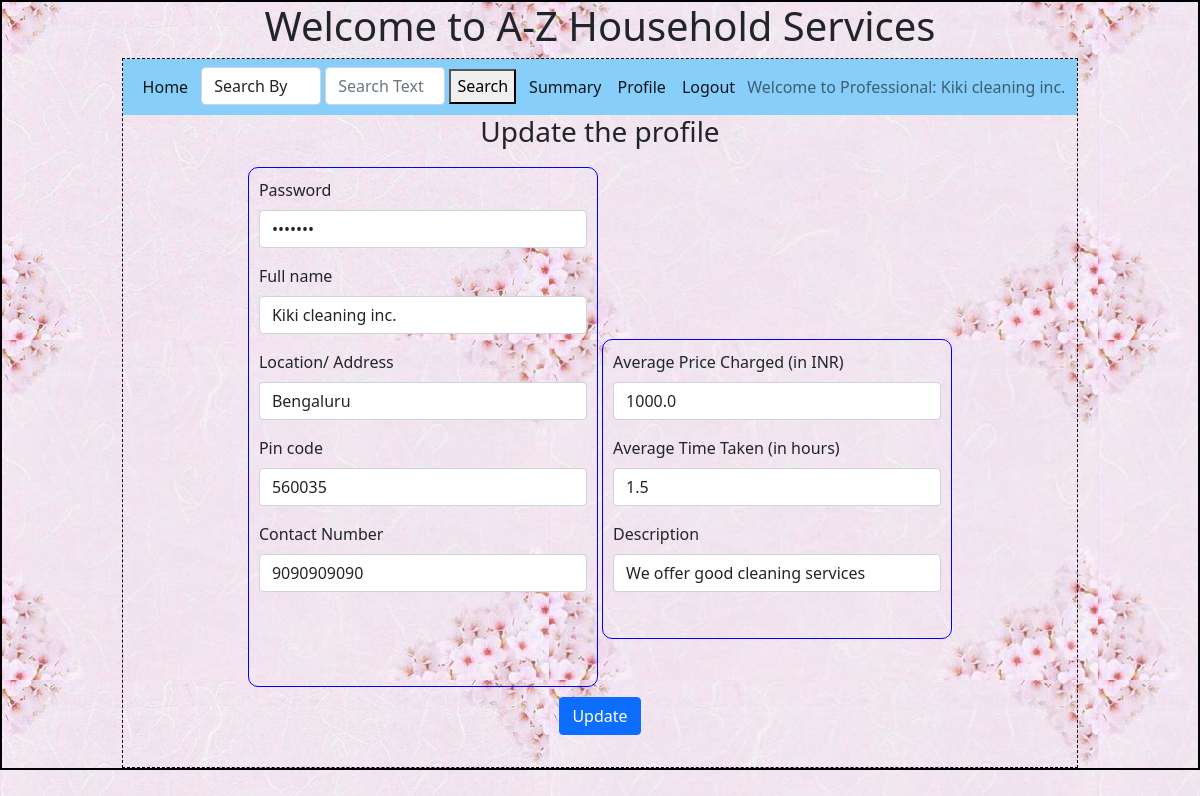
/sp/profile/update/1/Ram Sharma, run on an earlier commit of the app's database.
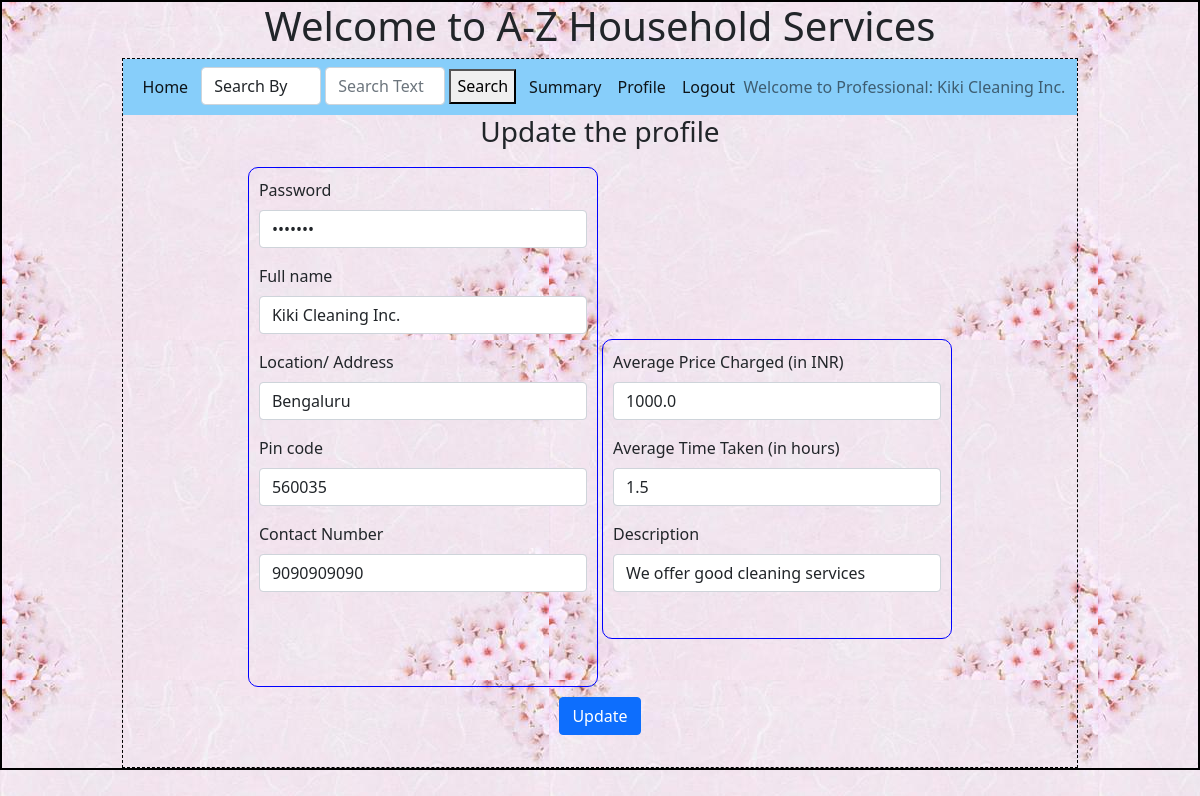
And on a later commit of the database.
### backend/models.py (models this page shows)
class Service_professional(db.Model):
    __tablename__ = 'service_professional' # If we do not define this, the model auto assigns name as lower case of class name
    id=db.Column(db.Integer,primary_key=True)
    email=db.Column(db.String,unique=True, nullable = False)
    name = db.Column(db.String, nullable = False)
    password = db.Column(db.String, nullable = False)
    role = db.Column(db.Integer, default =2)
    date_of_regn = db.Column(db.DateTime, default = datetime.now)
    doc_name = db.Column(db.String, nullable = False) ## TO BE UPDATED
    doc_data = db.Column(db.LargeBinary, nullable = False)
    service_name = db.Column(db.String, nullable = False)
    service_id = db.Column(db.Integer, db.ForeignKey('service.id'), nullable = False)
    description = db.Column(db.String, nullable = False)
    price = db.Column(db.Float, nullable = False)
    avg_time = db.Column(db.Float, nullable = False)
    exp_since = db.Column(db.Integer, nullable = False) # NEED TO CONFIRM on type
    location = db.Column(db.String, nullable = False)
    pin_code = db.Column(db.Integer, nullable = False)
    contact_number = db.Column(db.String, nullable = False)
    status = db.Column(db.String, default = 'Registered') # Registered - 0, Active - 1, Flagged - 2, Blocked - 3, Rejected - 4
    avg_ratings = db.Column(db.Float)
    sr = db.relationship('Service_request', cascade = 'all, delete', backref = 'service_professional', lazy = True)
    ratings = db.relationship('Rating', cascade = 'all, delete', backref = 'service_professional', lazy = True)

### backend/controllers.py (the view, shortened to what this page needs)
@app.route("/sp/profile/update/<uid>/<uname>", methods = ['GET', 'POST'])
def update_sp_profile(uname, uid):
    sp = Service_professional.query.filter_by(id = uid).first()
    return render_template('sp_profile_update.html', uname = sp.name, uid = uid, sp = sp)

### templates/sp_profile_update.html
{%extends "sp_layout.html"%}
{%block content%}
<div style="text-align: center;"><h3>Update the profile</h3></div>
                <form action="/sp/profile/update/{{uid}}/{{uname}}" method="POST" style="text-align: center;" enctype="multipart/form-data">
                    <div class="input_form" style="margin-top: 10px; height: 520px; display: inline-block;">
                        <div class="mb-3">
                            <label for="password" class="form-label">Password</label>
                            <input type="password" class="form-control" name="password" id="password" value="{{sp.password}}">
                        </div>
                        <div class="mb-3">
                            <label for="name" class="form-label">Full name</label>
                            <input type="text" class="form-control" name="name" id="name" value="{{sp.name}}">
                        </div>
                        <div class="mb-3">
                            <label for="location" class="form-label">Location/ Address</label>
                            <input type="text" class="form-control" name="location" id="location" value="{{sp.location}}">
                        </div>
                        <div class="mb-3">
                            <label for="pin_code" class="form-label">Pin code</label>
                            <input type="text" class="form-control" name="pin_code" id="pin_code" value="{{sp.pin_code}}">
                        </div>
                        <div class="mb-3">
                            <label for="contact_number" class="form-label">Contact Number</label>
                            <input type="text" class="form-control" name="contact_number" id="contact_number" value="{{sp.contact_number}}">
                        </div>
                    </div>
                <div class="input_form" style="margin-top: 10px; height: 300px; display: inline-block;">
                        <div class="mb-3">
                            <label for="price" class="form-label">Average Price Charged (in INR)</label>
                            <input type="price" class="form-control" name="price" id="price" value="{{sp.price}}">
                        </div>
                        <div class="mb-3">
                            <label for="avg_time" class="form-label">Average Time Taken (in hours)</label>
                            <input type="avg_time" class="form-control" name="avg_time" id="avg_time" value="{{sp.avg_time}}">
                        </div>
                        <div class="mb-3">
                            <label for="description" class="form-label">Description</label>
                            <input type="description" class="form-control" name="description" id="description" value="{{sp.description}}">
                        </div>
                    </div>
                    <div class="mb-3" style="text-align: center; margin-top: 10px;">
                        <button type="submit" class="btn btn-primary" style="text-align: center; margin: auto;">Update</button><br>
                    </div>
                </form>
            </div>
 {%endblock%}

### templates/sp_layout.html (shortened to what this page needs)
<!DOCTYPE html>
<html>
    <head>
        <link rel="stylesheet" href="/static/styles/main.css">
        <link href="https://cdn.jsdelivr.net/npm/bootstrap@5.0.2/dist/css/bootstrap.min.css" rel="stylesheet">
    </head>
    <body>
        <div class="my_container">
            <div class="center"><h1 style="text-align: center;">Welcome to A-Z Household Services</h1></div>
            <div class="my_panel">
                <nav class="navbar navbar-expand-lg navbar-light" style="background-color:lightskyblue">
                    <div class="container-fluid">
                      <div class="collapse navbar-collapse" id="navbarText">
                        <ul class="navbar-nav me-auto mb-2 mb-lg-0">
                            <li class="nav-item">
                                <a class="nav-link active" aria-current="page" href="/sp/{{uid}}/{{uname}}">Home</a>
                            </li>
                            <li class="nav-item" style="border: 1px;margin-left: 5px; margin-right: 5px;">
                               <div style="border: 1px; align-items: center;display: inline;">
                                <form action="/sp/search/{{uid}}/{{uname}}" method="POST" style="display: inline-block;">
                                    <div class="mb-3" style="display: inline;">
                                        <select name="search_by" class="form-control" style="display: inline-block; width: 120px;">
                                            <option value="">Search By</option>
                                        </select>
                                    </div>
                                    <input type="text" class="form-control" name="search_txt" id="search_txt" placeholder="Search Text" style="display: inline-block; width: 120px;">
                                    <button type="submit" style="height: 35px;">Search</button>
                                </form>
                            </div>
                            </li>
                            <li class="nav-item">
                                <a class="nav-link active" aria-current="page" href="/sp/summary/{{uid}}/{{uname}}">Summary</a>
                            </li>
                            <li class="nav-item">
                                <a class="nav-link active" aria-current="page" href="/sp/profile/update/{{uid}}/{{uname}}">Profile</a>
                            </li>
                            <li class="nav-item">
                                <a class="nav-link active" href="/login">Logout</a>
                            </li>
                        </ul>
                        <span class="navbar-text">
                          Welcome to Professional: {{uname}}
                        </span>
                      </div>
                    </div>
                  </nav>
                  {%block content%}{%endblock%}
            </div>
    </body>
</html>

What changed in the data, as far as the page shows it:
changed Service_professional "Bengaluru": name "Kiki cleaning inc." → "Kiki Cleaning Inc."
